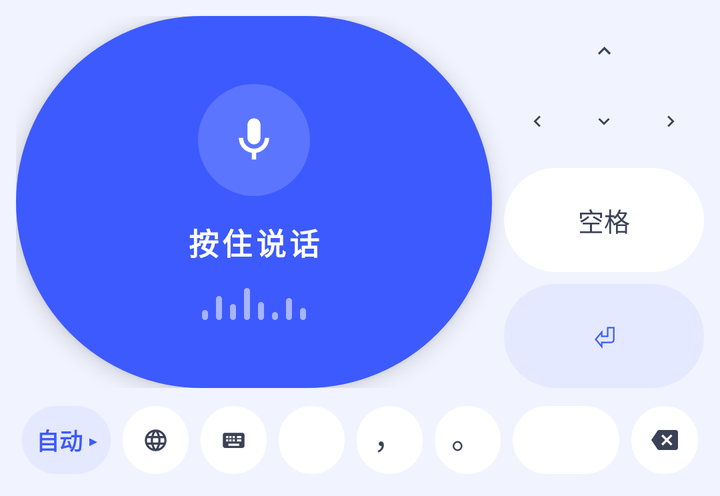
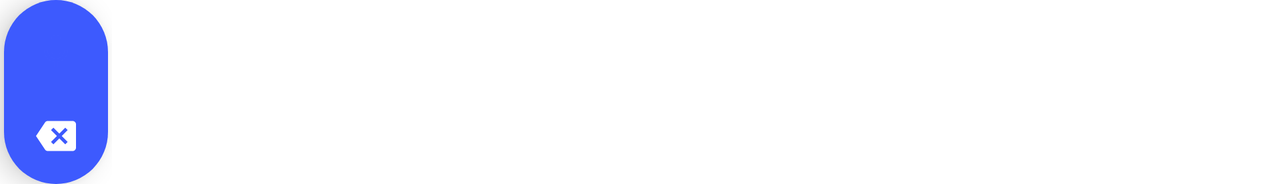

One screen, two layout resources from the same app: the default and the repository's alternative for another configuration. Each is rendered where Android would select it; the XML of both is given below.
<!-- AndroidManifest.xml: application theme AppTheme -->
<!-- res/layout/input_view.xml -->
<?xml version="1.0" encoding="utf-8"?>
<LinearLayout xmlns:android="http://schemas.android.com/apk/res/android"
    android:layout_width="match_parent"
    android:layout_height="wrap_content"
    android:orientation="vertical"
    android:padding="8dp"
    android:background="#F1F3FE">

    <FrameLayout
        android:layout_width="match_parent"
        android:layout_height="wrap_content">

        
        <LinearLayout
            android:id="@+id/voicePanel"
            android:layout_width="match_parent"
            android:layout_height="186dp"
            android:orientation="horizontal">

            
            <LinearLayout
                android:id="@+id/micButton"
                android:layout_width="0dp"
                android:layout_height="match_parent"
                android:layout_weight="1"
                android:orientation="vertical"
                android:gravity="center"
                android:elevation="6dp"
                android:background="@drawable/bg_mic_capsule">

                <FrameLayout
                    android:layout_width="56dp"
                    android:layout_height="56dp"
                    android:background="@drawable/bg_mic_ring">

                    <ImageView
                        android:layout_width="26dp"
                        android:layout_height="26dp"
                        android:layout_gravity="center"
                        android:src="@drawable/ic_mic" />
                </FrameLayout>

                <TextView
                    android:id="@+id/micText"
                    android:layout_width="wrap_content"
                    android:layout_height="wrap_content"
                    android:layout_marginTop="12dp"
                    android:textSize="15sp"
                    android:textStyle="bold"
                    android:letterSpacing="0.12"
                    android:textColor="#FFFFFF"
                    android:text="按住说话" />

                <LinearLayout
                    android:id="@+id/waveRow"
                    android:layout_width="wrap_content"
                    android:layout_height="16dp"
                    android:layout_marginTop="12dp"
                    android:orientation="horizontal"
                    android:gravity="bottom|center_horizontal">

                    <View android:layout_width="3dp" android:layout_height="5dp" android:background="@drawable/bg_wave_bar" />
                    <View android:layout_width="3dp" android:layout_height="12dp" android:layout_marginLeft="4dp" android:background="@drawable/bg_wave_bar" />
                    <View android:layout_width="3dp" android:layout_height="8dp" android:layout_marginLeft="4dp" android:background="@drawable/bg_wave_bar" />
                    <View android:layout_width="3dp" android:layout_height="16dp" android:layout_marginLeft="4dp" android:background="@drawable/bg_wave_bar" />
                    <View android:layout_width="3dp" android:layout_height="9dp" android:layout_marginLeft="4dp" android:background="@drawable/bg_wave_bar" />
                    <View android:layout_width="3dp" android:layout_height="4dp" android:layout_marginLeft="4dp" android:background="@drawable/bg_wave_bar" />
                    <View android:layout_width="3dp" android:layout_height="11dp" android:layout_marginLeft="4dp" android:background="@drawable/bg_wave_bar" />
                    <View android:layout_width="3dp" android:layout_height="6dp" android:layout_marginLeft="4dp" android:background="@drawable/bg_wave_bar" />
                </LinearLayout>
            </LinearLayout>

            
            <LinearLayout
                android:layout_width="100dp"
                android:layout_height="match_parent"
                android:layout_marginLeft="6dp"
                android:orientation="vertical">

                <LinearLayout
                    android:layout_width="match_parent"
                    android:layout_height="0dp"
                    android:layout_weight="1.35"
                    android:orientation="vertical">

                    <LinearLayout
                        android:layout_width="match_parent"
                        android:layout_height="0dp"
                        android:layout_weight="1"
                        android:orientation="horizontal">

                        <Space android:layout_width="0dp" android:layout_height="match_parent" android:layout_weight="1" />
                        <ImageView
                            android:id="@+id/btnUp"
                            android:layout_width="0dp"
                            android:layout_height="match_parent"
                            android:layout_weight="1"
                            android:layout_margin="3dp"
                            android:padding="8dp"
                            android:src="@drawable/ic_arrow_up"
                            android:tint="#3B4256"
                            android:background="@drawable/bg_key_round16" />
                        <Space android:layout_width="0dp" android:layout_height="match_parent" android:layout_weight="1" />
                    </LinearLayout>

                    <LinearLayout
                        android:layout_width="match_parent"
                        android:layout_height="0dp"
                        android:layout_weight="1"
                        android:orientation="horizontal">

                        <ImageView
                            android:id="@+id/btnLeft"
                            android:layout_width="0dp"
                            android:layout_height="match_parent"
                            android:layout_weight="1"
                            android:layout_margin="3dp"
                            android:padding="8dp"
                            android:src="@drawable/ic_arrow_left"
                            android:tint="#3B4256"
                            android:background="@drawable/bg_key_round16" />
                        <ImageView
                            android:id="@+id/btnDown"
                            android:layout_width="0dp"
                            android:layout_height="match_parent"
                            android:layout_weight="1"
                            android:layout_margin="3dp"
                            android:padding="8dp"
                            android:src="@drawable/ic_arrow_down"
                            android:tint="#3B4256"
                            android:background="@drawable/bg_key_round16" />
                        <ImageView
                            android:id="@+id/btnRight"
                            android:layout_width="0dp"
                            android:layout_height="match_parent"
                            android:layout_weight="1"
                            android:layout_margin="3dp"
                            android:padding="8dp"
                            android:src="@drawable/ic_arrow_right"
                            android:tint="#3B4256"
                            android:background="@drawable/bg_key_round16" />
                    </LinearLayout>
                </LinearLayout>

                <TextView
                    android:id="@+id/btnSpace"
                    android:layout_width="match_parent"
                    android:layout_height="0dp"
                    android:layout_weight="1"
                    android:layout_marginTop="6dp"
                    android:gravity="center"
                    android:textSize="13sp"
                    android:textColor="#3B4256"
                    android:background="@drawable/bg_key_capsule"
                    android:text="空格" />

                <TextView
                    android:id="@+id/btnEnter"
                    android:layout_width="match_parent"
                    android:layout_height="0dp"
                    android:layout_weight="1"
                    android:layout_marginTop="6dp"
                    android:gravity="center"
                    android:textSize="15sp"
                    android:textStyle="bold"
                    android:textColor="#3D5AFE"
                    android:background="@drawable/bg_key_capsule_tint"
                    android:text="⏎" />
            </LinearLayout>
        </LinearLayout>

        
        <LinearLayout
            android:id="@+id/keyPanel"
            android:layout_width="match_parent"
            android:layout_height="wrap_content"
            android:orientation="vertical"
            android:visibility="gone" />
    </FrameLayout>

    
    <LinearLayout
        android:layout_width="match_parent"
        android:layout_height="40dp"
        android:layout_marginTop="6dp"
        android:orientation="horizontal">

        <TextView
            android:id="@+id/btnLang"
            android:layout_width="0dp"
            android:layout_height="match_parent"
            android:layout_weight="1.35"
            android:layout_margin="3dp"
            android:gravity="center"
            android:textSize="11.5sp"
            android:textStyle="bold"
            android:textColor="#3D5AFE"
            android:background="@drawable/bg_key_capsule_tint"
            android:text="自动 ▸" />

        <ImageView
            android:id="@+id/btnSwitchIme"
            android:layout_width="0dp"
            android:layout_height="match_parent"
            android:layout_weight="1"
            android:layout_margin="3dp"
            android:padding="10dp"
            android:src="@drawable/ic_globe"
            android:tint="#3B4256"
            android:background="@drawable/bg_key_capsule" />

        <ImageView
            android:id="@+id/btnKeyPanel"
            android:layout_width="0dp"
            android:layout_height="match_parent"
            android:layout_weight="1"
            android:layout_margin="3dp"
            android:padding="10dp"
            android:src="@drawable/ic_keyboard"
            android:tint="#3B4256"
            android:background="@drawable/bg_key_capsule" />

        <ImageView
            android:id="@+id/btnHide"
            android:layout_width="0dp"
            android:layout_height="match_parent"
            android:layout_weight="1"
            android:layout_margin="3dp"
            android:padding="10dp"
            android:src="@drawable/ic_chevron_down"
            android:tint="#3B4256"
            android:background="@drawable/bg_key_capsule" />

        <TextView
            android:id="@+id/btnComma"
            android:layout_width="0dp"
            android:layout_height="match_parent"
            android:layout_weight="1"
            android:layout_margin="3dp"
            android:gravity="center"
            android:paddingBottom="5dp"
            android:textSize="16sp"
            android:textColor="#3B4256"
            android:background="@drawable/bg_key_capsule"
            android:text="，" />

        <TextView
            android:id="@+id/btnPeriod"
            android:layout_width="0dp"
            android:layout_height="match_parent"
            android:layout_weight="1"
            android:layout_margin="3dp"
            android:gravity="center"
            android:paddingBottom="5dp"
            android:textSize="16sp"
            android:textColor="#3B4256"
            android:background="@drawable/bg_key_capsule"
            android:text="。" />

        <ImageView
            android:id="@+id/btnUndo"
            android:layout_width="0dp"
            android:layout_height="match_parent"
            android:layout_weight="1.6"
            android:layout_margin="3dp"
            android:padding="10dp"
            android:src="@drawable/ic_undo"
            android:tint="#3B4256"
            android:background="@drawable/bg_key_capsule" />

        <ImageView
            android:id="@+id/btnDelete"
            android:layout_width="0dp"
            android:layout_height="match_parent"
            android:layout_weight="1"
            android:layout_margin="3dp"
            android:padding="10dp"
            android:src="@drawable/ic_backspace"
            android:tint="#3B4256"
            android:background="@drawable/bg_key_capsule" />
    </LinearLayout>
</LinearLayout>
<!-- resources referenced by this layout -->
<resources>
  <!-- drawable bg_key_capsule (drawable) -->
  <?xml version="1.0" encoding="utf-8"?>
  <shape xmlns:android="http://schemas.android.com/apk/res/android">
      <solid android:color="#FFFFFF" />
      <corners android:radius="99dp" />
  </shape>
  <!-- drawable bg_key_capsule_tint (drawable) -->
  <?xml version="1.0" encoding="utf-8"?>
  <shape xmlns:android="http://schemas.android.com/apk/res/android">
      <solid android:color="#E4E9FF" />
      <corners android:radius="99dp" />
  </shape>
  <!-- drawable bg_mic_capsule (drawable) -->
  <?xml version="1.0" encoding="utf-8"?>
  <shape xmlns:android="http://schemas.android.com/apk/res/android">
      <solid android:color="#3D5AFE" />
      <corners android:radius="99dp" />
  </shape>
  <!-- drawable bg_mic_ring (drawable) -->
  <?xml version="1.0" encoding="utf-8"?>
  <shape xmlns:android="http://schemas.android.com/apk/res/android" android:shape="oval">
      <solid android:color="#29FFFFFF" />
  </shape>
  <!-- drawable bg_wave_bar (drawable) -->
  <?xml version="1.0" encoding="utf-8"?>
  <shape xmlns:android="http://schemas.android.com/apk/res/android">
      <solid android:color="#8CFFFFFF" />
      <corners android:radius="2dp" />
  </shape>
  <!-- drawable ic_arrow_down (drawable) -->
  <?xml version="1.0" encoding="utf-8"?>
  <vector xmlns:android="http://schemas.android.com/apk/res/android" android:width="24dp" android:height="24dp" android:viewportWidth="24" android:viewportHeight="24">
      <path android:fillColor="#FFFFFF" android:pathData="M7.41,8.59L12,13.17l4.59,-4.58L18,10l-6,6 -6,-6 1.41,-1.41z"/>
  </vector>
  <!-- drawable ic_arrow_left (drawable) -->
  <?xml version="1.0" encoding="utf-8"?>
  <vector xmlns:android="http://schemas.android.com/apk/res/android" android:width="24dp" android:height="24dp" android:viewportWidth="24" android:viewportHeight="24">
      <path android:fillColor="#FFFFFF" android:pathData="M15.41,7.41L14,6l-6,6 6,6 1.41,-1.41L10.83,12l4.58,-4.59z"/>
  </vector>
  <!-- drawable ic_arrow_right (drawable) -->
  <?xml version="1.0" encoding="utf-8"?>
  <vector xmlns:android="http://schemas.android.com/apk/res/android" android:width="24dp" android:height="24dp" android:viewportWidth="24" android:viewportHeight="24">
      <path android:fillColor="#FFFFFF" android:pathData="M10,6L8.59,7.41 13.17,12l-4.58,4.59L10,18l6,-6 -6,-6z"/>
  </vector>
  <!-- drawable ic_arrow_up (drawable) -->
  <?xml version="1.0" encoding="utf-8"?>
  <vector xmlns:android="http://schemas.android.com/apk/res/android" android:width="24dp" android:height="24dp" android:viewportWidth="24" android:viewportHeight="24">
      <path android:fillColor="#FFFFFF" android:pathData="M7.41,15.41L12,10.83l4.59,4.58L18,14l-6,-6 -6,6 1.41,1.41z"/>
  </vector>
  <!-- drawable ic_backspace (drawable) -->
  <?xml version="1.0" encoding="utf-8"?>
  <vector xmlns:android="http://schemas.android.com/apk/res/android" android:width="24dp" android:height="24dp" android:viewportWidth="24" android:viewportHeight="24">
      <path android:fillColor="#FFFFFF" android:pathData="M22,3L7,3c-0.69,0 -1.23,0.35 -1.59,0.88L0,12l5.41,8.11c0.36,0.53 0.9,0.89 1.59,0.89h15c1.1,0 2,-0.9 2,-2L24,5c0,-1.1 -0.9,-2 -2,-2zM19,15.59L17.59,17 14,13.41 10.41,17 9,15.59 12.59,12 9,8.41 10.41,7 14,10.59 17.59,7 19,8.41 15.41,12 19,15.59z"/>
  </vector>
  <!-- drawable ic_mic (drawable) -->
  <?xml version="1.0" encoding="utf-8"?>
  <vector xmlns:android="http://schemas.android.com/apk/res/android" android:width="24dp" android:height="24dp" android:viewportWidth="24" android:viewportHeight="24">
      <path android:fillColor="#FFFFFF" android:pathData="M12,14c1.66,0 3,-1.34 3,-3V5c0,-1.66 -1.34,-3 -3,-3S9,3.34 9,5v6c0,1.66 1.34,3 3,3zM17,11c0,2.76 -2.24,5 -5,5s-5,-2.24 -5,-5H5c0,3.53 2.61,6.43 6,6.92V21h2v-3.08c3.39,-0.49 6,-3.39 6,-6.92h-2z"/>
  </vector>
  <style name="AppTheme" parent="android:Theme.Material.Light.NoActionBar">
          <item name="android:windowBackground">@android:color/white</item>
          <item name="android:colorAccent">#3F51B5</item>
      </style>
  <!-- some entries are left out for length -->
</resources>
<!-- res/layout-land/input_view.xml (the repository's variant of the layout above) -->
<!-- drawn on the phone turned sideways -->
<?xml version="1.0" encoding="utf-8"?>
<FrameLayout xmlns:android="http://schemas.android.com/apk/res/android"
    android:layout_width="56dp"
    android:layout_height="wrap_content">

    <LinearLayout
        android:layout_width="52dp"
        android:layout_height="wrap_content"
        android:layout_gravity="center"
        android:orientation="vertical"
        android:gravity="center_horizontal"
        android:padding="6dp"
        android:elevation="8dp"
        android:background="@drawable/bg_mic_capsule">

        <ImageView
            android:id="@+id/micButton"
            android:layout_width="40dp"
            android:layout_height="40dp"
            android:padding="10dp"
            android:src="@drawable/ic_mic"
            android:tint="#3D5AFE"
            android:background="@drawable/bg_circle_white" />

        <ImageView
            android:id="@+id/btnDelete"
            android:layout_width="36dp"
            android:layout_height="36dp"
            android:layout_marginTop="4dp"
            android:padding="8dp"
            android:src="@drawable/ic_backspace"
            android:tint="#FFFFFF"
            android:background="@drawable/bg_circle_frost" />
    </LinearLayout>
</FrameLayout>
<!-- resources referenced by the variant -->
<!-- as the phone turned sideways resolves them -->
<resources>
  <!-- drawable bg_mic_capsule (drawable) -->
  <?xml version="1.0" encoding="utf-8"?>
  <shape xmlns:android="http://schemas.android.com/apk/res/android">
      <solid android:color="#3D5AFE" />
      <corners android:radius="99dp" />
  </shape>
  <!-- drawable ic_backspace (drawable) -->
  <?xml version="1.0" encoding="utf-8"?>
  <vector xmlns:android="http://schemas.android.com/apk/res/android" android:width="24dp" android:height="24dp" android:viewportWidth="24" android:viewportHeight="24">
      <path android:fillColor="#FFFFFF" android:pathData="M22,3L7,3c-0.69,0 -1.23,0.35 -1.59,0.88L0,12l5.41,8.11c0.36,0.53 0.9,0.89 1.59,0.89h15c1.1,0 2,-0.9 2,-2L24,5c0,-1.1 -0.9,-2 -2,-2zM19,15.59L17.59,17 14,13.41 10.41,17 9,15.59 12.59,12 9,8.41 10.41,7 14,10.59 17.59,7 19,8.41 15.41,12 19,15.59z"/>
  </vector>
  <!-- drawable ic_mic (drawable) -->
  <?xml version="1.0" encoding="utf-8"?>
  <vector xmlns:android="http://schemas.android.com/apk/res/android" android:width="24dp" android:height="24dp" android:viewportWidth="24" android:viewportHeight="24">
      <path android:fillColor="#FFFFFF" android:pathData="M12,14c1.66,0 3,-1.34 3,-3V5c0,-1.66 -1.34,-3 -3,-3S9,3.34 9,5v6c0,1.66 1.34,3 3,3zM17,11c0,2.76 -2.24,5 -5,5s-5,-2.24 -5,-5H5c0,3.53 2.61,6.43 6,6.92V21h2v-3.08c3.39,-0.49 6,-3.39 6,-6.92h-2z"/>
  </vector>
  <style name="AppTheme" parent="android:Theme.Material.Light.NoActionBar">
          <item name="android:windowBackground">@android:color/white</item>
          <item name="android:colorAccent">#3F51B5</item>
      </style>
</resources>
